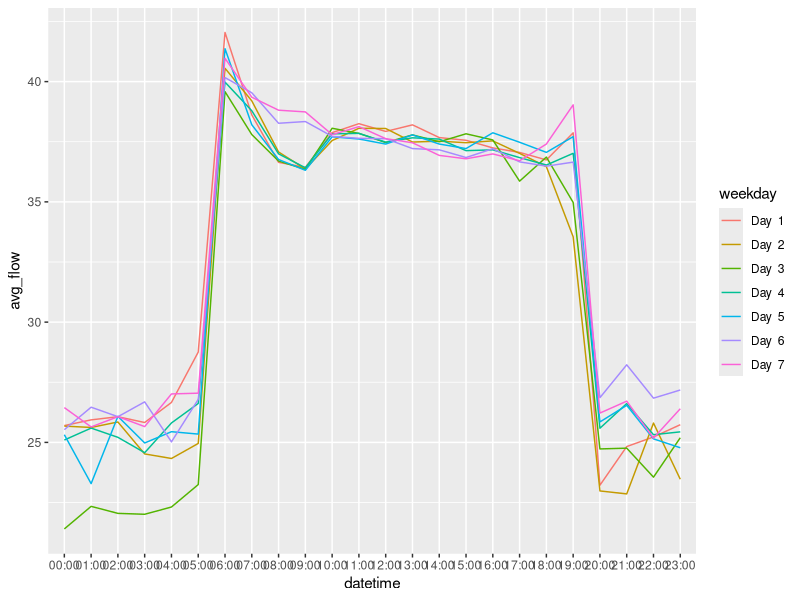
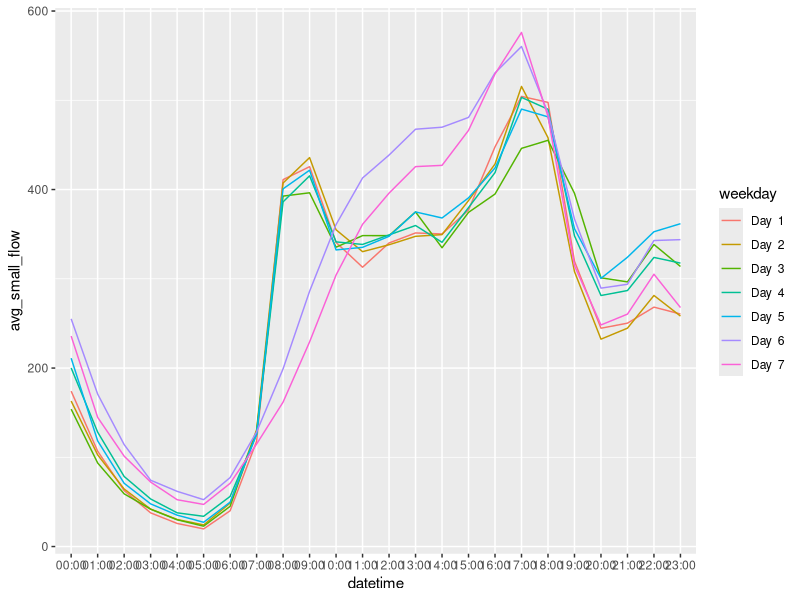
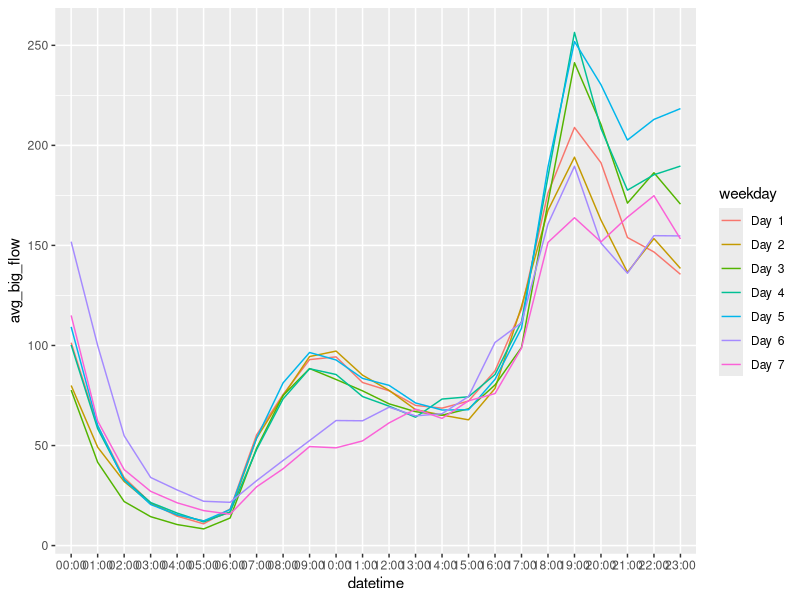
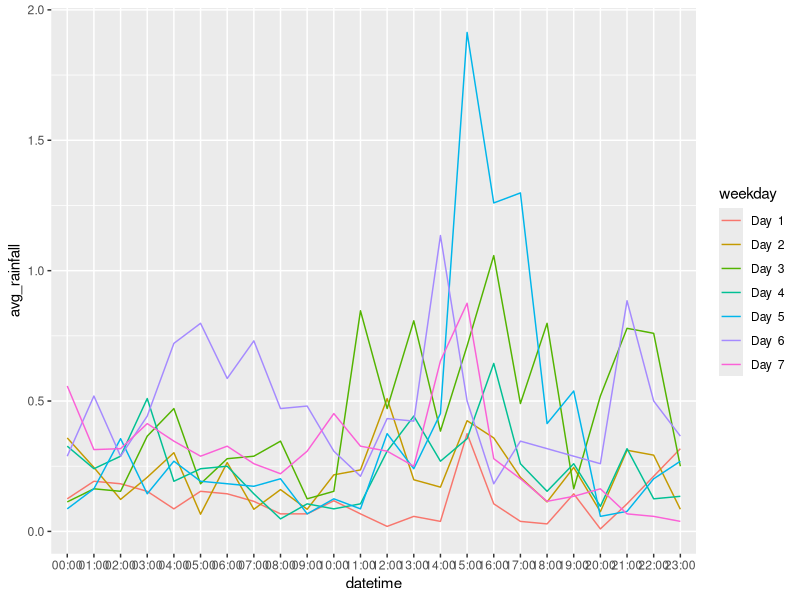
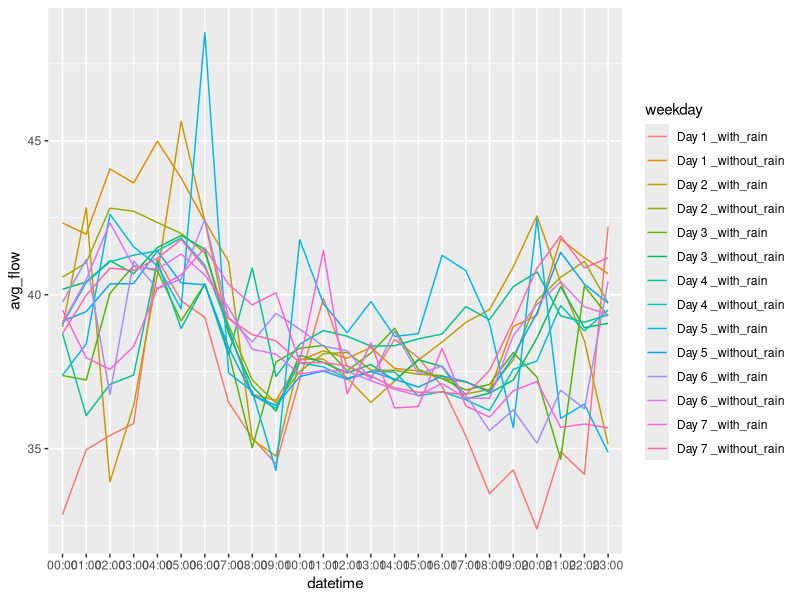
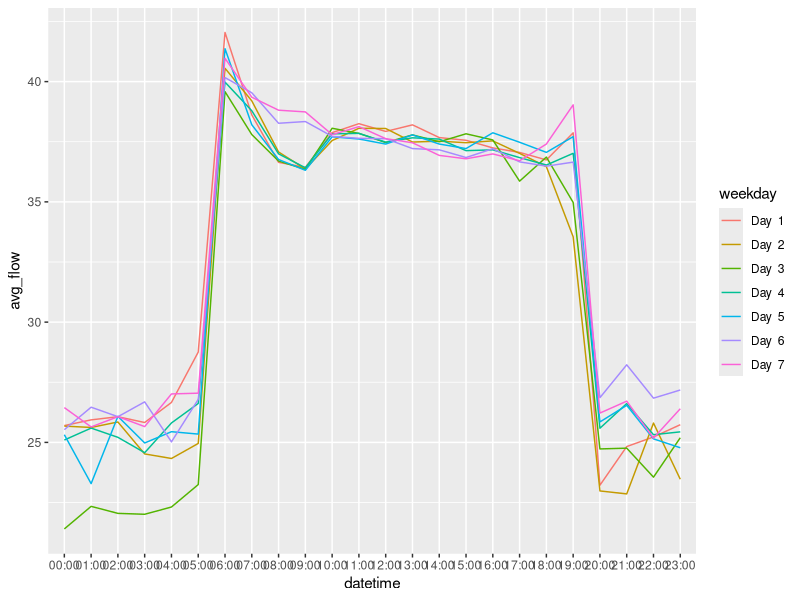
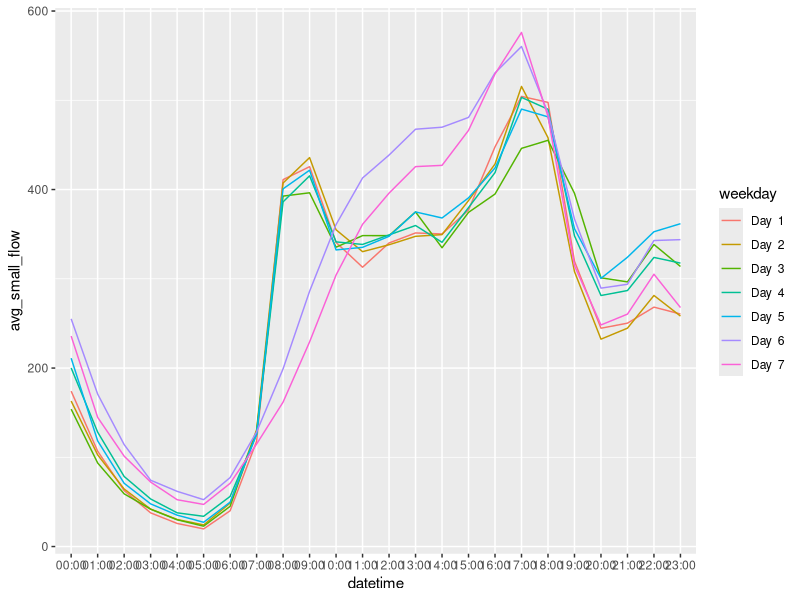
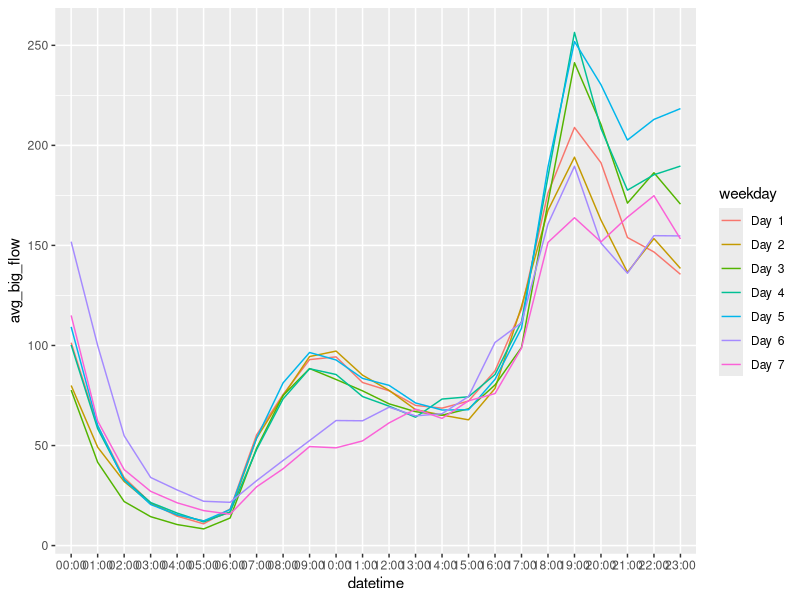

Source code (R) for these figures, in order: (Note: this script raises an error after producing the figures.)
##	Q1

library(ggplot2)

flowdata = read.table(file="flowdata.csv",  header=TRUE, sep=",")

##	choose datetime, avg_flow and weekday columns from flowdata and asign to avg_flow_data.
avg_flow_data = subset(flowdata, select = c(datetime, avg_flow, weekday))
attach(avg_flow_data)

##	filter the avg_flow data which is less than -1
avg_flow_data[avg_flow>-1,]

##	split time: 2013/1/1  01:00:00 AM => 01:00
## 	And sets datetime like "%H:%M" formate

temptime <- read.table(textConnection(as.character(avg_flow_data$datetime)))
avg_flow_data$datetime <- temptime$V2

##	aggregate avg_flow to mean values by weekday and datetime
temp1 = aggregate(avg_flow_data[2:2], by=list(avg_flow_data$weekday, avg_flow_data$datetime), mean)

##	rename col names.
colnames(temp1) <- c("weekday", "datetime", "avg_flow")

##	sort by weekday
temp1 = temp1[with(temp1, order(temp1$weekday)),]

##	rename content of weekday in order to avoid i to become continuous values.
temp1$weekday <- paste("Day ", temp1$weekday)

##	output temp1 to .csv
write.csv(temp1, file = "Q1.csv")

##	use ggplot2 to draw the image.
ggplot(temp1, aes(datetime, avg_flow, color=weekday)) + geom_line(aes(group = weekday))

ggsave(file="Q1.pdf")


###########################################################

##	Q2_small_sedan

library(ggplot2)

flowdata = read.table(file="flowdata.csv",  header=TRUE, sep=",")

##	choose datetime, avg_small_flow and weekday columns from flowdata and asign to avg_small_flow_data.
avg_small_flow_data = subset(flowdata, select = c(datetime, avg_small_flow, weekday))
attach(avg_small_flow_data)

##	filter the avg_flow data which is less than 0.
avg_small_flow_data[avg_small_flow>0,]

##	split time: 2013/1/1  01:00:00 AM => 01:00
## 	And sets datetime like "%H:%M" formate

temptime <- read.table(textConnection(as.character(avg_small_flow_data$datetime)))
avg_small_flow_data$datetime <- temptime$V2

##	aggregate avg_small_flow to mean values by weekday and datetime
temp1 = aggregate(avg_small_flow_data[2:2], by=list(avg_small_flow_data$weekday, avg_small_flow_data$datetime), mean)

##	rename col names.
colnames(temp1) <- c("weekday", "datetime", "avg_small_flow")

##	sort by weekday
temp1 = temp1[with(temp1, order(temp1$weekday)),]

##	rename content of weekday in order to avoid to become continuous values.
temp1$weekday <- paste("Day ", temp1$weekday)

##	output temp1 to .csv
write.csv(temp1, file = "Q2_small.csv")

##	use ggplot2 to draw the image.
ggplot(temp1, aes(datetime, avg_small_flow, color=weekday)) + geom_line(aes(group = weekday))

ggsave(file="Q2_small.pdf")

###########################################################

##	Q2_bigger_car

library(ggplot2)

flowdata = read.table(file="flowdata.csv",  header=TRUE, sep=",")

##	choose datetime, avg_big_flow and weekday columns from flowdata and asign to avg_big_flow_data.
avg_big_flow_data = subset(flowdata, select = c(datetime, avg_big_flow, weekday))
attach(avg_big_flow_data)

##	filter the avg_flow data which is less than 0.
avg_big_flow_data[avg_big_flow>0,]

##	split time: 2013/1/1  01:00:00 AM => 01:00
## 	And sets datetime like "%H:%M" formate

temptime <- read.table(textConnection(as.character(avg_big_flow_data$datetime)))
avg_big_flow_data$datetime <- temptime$V2

##	aggregate avg_big_flow to mean values by weekday and datetime
temp1 = aggregate(avg_big_flow_data[2:2], by=list(avg_big_flow_data$weekday, avg_big_flow_data$datetime), mean)

##	rename col names.
colnames(temp1) <- c("weekday", "datetime", "avg_big_flow")

##	sort by weekday
temp1 = temp1[with(temp1, order(temp1$weekday)),]

##	rename content of weekday in order to avoid to become continuous values.
temp1$weekday <- paste("Day ", temp1$weekday)

##	output temp1 to .csv
write.csv(temp1, file = "Q2_big.csv")

##	use ggplot2 to draw the image.
ggplot(temp1, aes(datetime, avg_big_flow, color=weekday)) + geom_line(aes(group = weekday))

ggsave(file="Q2_big.pdf")

###########################################################

##	Q4

library(ggplot2)

raindata = read.table(file="raindata.csv",  header=TRUE, sep=",")
attach(raindata)

##	filter the rainfall which is less than 0.
raindata[rainfall>0,]

##	split time: 2013/1/1  01:00:00 AM => 01:00
## 	And sets datetime like "%H:%M" formate

temptime <- read.table(textConnection(as.character(raindata$datetime)))
raindata$datetime <- temptime$V2

##	aggregate rainfall to mean values by weekday and datetime
temp1 = aggregate(raindata[3:3], by=list(raindata$weekday, raindata$datetime), mean)

##	rename col names.
colnames(temp1) <- c("weekday", "datetime", "avg_rainfall")

##	sort by weekday
temp1 = temp1[with(temp1, order(temp1$weekday)),]

##	rename content of weekday in order to avoid to become continuous values.
temp1$weekday <- paste("Day ", temp1$weekday)

##	output temp1 to .csv
write.csv(temp1, file = "Q4_rainfall.csv")

##	use ggplot2 to draw the image.
ggplot(temp1, aes(datetime, avg_rainfall, color=weekday)) + geom_line(aes(group = weekday))

ggsave(file="Q4_rainfall.pdf")

###########################################################

## Q5_mean_by_hour

library(ggplot2)

flowdata = read.table(file="flowdata.csv",  header=TRUE, sep=",")
raindata = read.table(file="raindata.csv",  header=TRUE, sep=",")

##	choose datetime, avg_flow and weekday columns from flowdata and asign to avg_flow_data.
avg_flow_data = subset(flowdata, select = c(datetime, avg_flow, weekday))

##	merge avg_flow_data and raindata by "datetime"
mergedata = merge(avg_flow_data, raindata, by="datetime")

mergedata = subset(mergedata, select = c(datetime, avg_flow, rainfall, weekday.x))

##	rename col names.
colnames(mergedata) <- c("datetime", "avg_flow", "rainfall", "weekday")

attach(mergedata)

##	filter the mergedata which is less than -1 and asign it to mergedataExist
mergedataExist = mergedata[avg_flow>-1,]

detach(mergedata)
attach(mergedataExist)

##	split time: 2013/1/1  01:00:00 AM => 01:00
## 	And sets datetime like "%H:%M" formate
temptime <- read.table(textConnection(as.character(mergedataExist$datetime)))
mergedataExist$datetime <- temptime$V2

##	divide mergedataExist to two parts.
##	withRain => rainfall > 0
##	withoutRain => rainfall == 0
withRain = mergedataExist[rainfall>0,]
withoutRain = mergedataExist[rainfall==0,]

##	aggregate withRain and withoutRain to mean values by weekday and datetime.
withRainAgg = aggregate(withRain[2:2], by=list(withRain$weekday, withRain$datetime), mean)
withoutRainAgg = aggregate(withoutRain[2:2], by=list(withoutRain$weekday, withoutRain$datetime), mean)

##	rename col names.
colnames(withRainAgg) <- c("weekday", "datetime", "avg_flow")
colnames(withoutRainAgg) <- c("weekday", "datetime", "avg_flow")

##	sort by weekday
withRainAgg = withRainAgg[with(withRainAgg, order(withRainAgg$weekday)),]
withoutRainAgg = withoutRainAgg[with(withoutRainAgg, order(withoutRainAgg$weekday)),]

##	rename content of weekday in order to avoid to become continuous values.
withRainAgg$weekday <- paste("Day", withRainAgg$weekday, "_with_rain")
withoutRainAgg$weekday <- paste("Day", withoutRainAgg$weekday, "_without_rain")

##	combine withRainAgg and withoutRainAgg together by row.
combineData = rbind(withRainAgg, withoutRainAgg)

##	output combineData to .csv
write.csv(combineData, file = "Q5_mean_by_hour.csv")

ggplot(combineData, aes(datetime, avg_flow, color=weekday)) + geom_line(aes(group = weekday))

ggsave(file="Q5_mean_by_hour.pdf")

###########################################################

##	Q5_mean_ALL

library(ggplot2)
library(plyr)
library(reshape2)

flowdata = read.table(file="flowdata.csv",  header=TRUE, sep=",")
raindata = read.table(file="raindata.csv",  header=TRUE, sep=",")

##	choose datetime, avg_flow and weekday columns from flowdata and asign to avg_flow_data.
avg_flow_data = subset(flowdata, select = c(datetime, avg_flow, weekday))

##	merge avg_flow_data and raindata by "datetime"
mergedata = merge(avg_flow_data, raindata, by="datetime")

mergedata = subset(mergedata, select = c(datetime, avg_flow, rainfall, weekday.x))

##	rename col names.
colnames(mergedata) <- c("datetime", "avg_flow", "rainfall", "weekday")

attach(mergedata)

##	filter the mergedata which is less than -1 and asign it to mergedataExist
mergedataExist = mergedata[avg_flow>-1,]

detach(mergedata)
attach(mergedataExist)

##	split time: 2013/1/1  01:00:00 AM => 01:00
## 	And sets datetime like "%H:%M" formate
temptime <- read.table(textConnection(as.character(mergedataExist$datetime)))
mergedataExist$datetime <- temptime$V2

##	divide mergedataExist to two parts.
##	withRain => rainfall > 0
##	withoutRain => rainfall == 0
withRain = mergedataExist[rainfall>0,]
withoutRain = mergedataExist[rainfall==0,]

##	aggregate withRain and withoutRain to mean values by weekday.
withRainAgg = aggregate(withRain[2:2], by=list(withRain$weekday), mean)
withoutRainAgg = aggregate(withoutRain[2:2], by=list(withoutRain$weekday), mean)

##	Add With_Rain column to withRainAgg and withoutRainAgg which content show that is raining or not.
withRainAgg = dplyr::mutate(withRainAgg, With_Rain="True")
withoutRainAgg = dplyr::mutate(withoutRainAgg, With_Rain="False")

##	combine withRainAgg and withoutRainAgg together by row.
rbindAgg = rbind(withRainAgg, withoutRainAgg)

##	rename col names.
colnames(rbindAgg) <- c("weekday", "avg_flow", "With_Rain")

##	rename content of weekday in order to avoid to become continuous values.
rbindAgg$weekday <- paste("Day ", rbindAgg$weekday)

##	output rbindAgg to .csv
write.csv(rbindAgg, file = "Q5_mean_all.csv")

qplot(x=weekday, y= avg_flow, fill= With_Rain, data=rbindAgg, geom="bar", stat="identity", position="dodge")

ggsave(file="Q5_mean_all.pdf")
